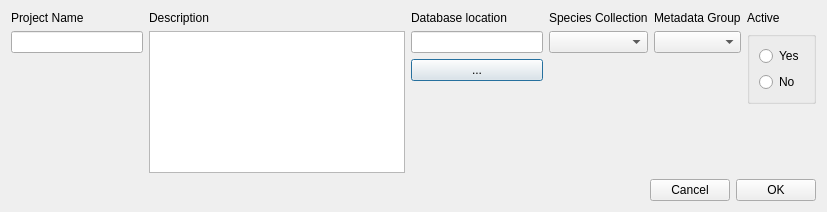
<?xml version="1.0" encoding="UTF-8"?>
<ui version="4.0">
 <class>newProjectDlg</class>
 <widget class="QDialog" name="newProjectDlg">
  <property name="geometry">
   <rect>
    <x>0</x>
    <y>0</y>
    <width>827</width>
    <height>212</height>
   </rect>
  </property>
  <property name="windowTitle">
   <string>Create a new project</string>
  </property>
  <layout class="QVBoxLayout" name="verticalLayout_8">
   <item>
    <layout class="QHBoxLayout" name="horizontalLayout">
     <item>
      <layout class="QVBoxLayout" name="verticalLayout">
       <item>
        <widget class="QLabel" name="label">
         <property name="text">
          <string>Project Name</string>
         </property>
        </widget>
       </item>
       <item>
        <widget class="QLineEdit" name="projNameEdit"/>
       </item>
       <item>
        <spacer name="verticalSpacer">
         <property name="orientation">
          <enum>Qt::Vertical</enum>
         </property>
         <property name="sizeHint" stdset="0">
          <size>
           <width>20</width>
           <height>40</height>
          </size>
         </property>
        </spacer>
       </item>
      </layout>
     </item>
     <item>
      <layout class="QVBoxLayout" name="verticalLayout_2">
       <item>
        <widget class="QLabel" name="label_2">
         <property name="text">
          <string>Description</string>
         </property>
        </widget>
       </item>
       <item>
        <widget class="QPlainTextEdit" name="descEdit"/>
       </item>
      </layout>
     </item>
     <item>
      <layout class="QVBoxLayout" name="verticalLayout_5">
       <item>
        <widget class="QLabel" name="label_5">
         <property name="text">
          <string>Database location</string>
         </property>
        </widget>
       </item>
       <item>
        <widget class="QLineEdit" name="dbLocEdit"/>
       </item>
       <item>
        <widget class="QPushButton" name="findPathBtn">
         <property name="text">
          <string>...</string>
         </property>
        </widget>
       </item>
       <item>
        <spacer name="verticalSpacer_4">
         <property name="orientation">
          <enum>Qt::Vertical</enum>
         </property>
         <property name="sizeHint" stdset="0">
          <size>
           <width>20</width>
           <height>40</height>
          </size>
         </property>
        </spacer>
       </item>
      </layout>
     </item>
     <item>
      <layout class="QVBoxLayout" name="verticalLayout_3">
       <item>
        <widget class="QLabel" name="label_3">
         <property name="text">
          <string>Species Collection</string>
         </property>
        </widget>
       </item>
       <item>
        <widget class="QComboBox" name="speciesBox"/>
       </item>
       <item>
        <spacer name="verticalSpacer_2">
         <property name="orientation">
          <enum>Qt::Vertical</enum>
         </property>
         <property name="sizeHint" stdset="0">
          <size>
           <width>20</width>
           <height>40</height>
          </size>
         </property>
        </spacer>
       </item>
      </layout>
     </item>
     <item>
      <layout class="QVBoxLayout" name="verticalLayout_4">
       <item>
        <widget class="QLabel" name="label_4">
         <property name="text">
          <string>Metadata Group</string>
         </property>
        </widget>
       </item>
       <item>
        <widget class="QComboBox" name="metadataBox"/>
       </item>
       <item>
        <spacer name="verticalSpacer_3">
         <property name="orientation">
          <enum>Qt::Vertical</enum>
         </property>
         <property name="sizeHint" stdset="0">
          <size>
           <width>20</width>
           <height>40</height>
          </size>
         </property>
        </spacer>
       </item>
      </layout>
     </item>
     <item>
      <layout class="QVBoxLayout" name="verticalLayout_6">
       <item>
        <widget class="QLabel" name="label_6">
         <property name="text">
          <string>Active</string>
         </property>
        </widget>
       </item>
       <item>
        <widget class="QGroupBox" name="groupBox">
         <property name="title">
          <string/>
         </property>
         <layout class="QVBoxLayout" name="verticalLayout_7">
          <item>
           <widget class="QRadioButton" name="yesRadio">
            <property name="text">
             <string>Yes</string>
            </property>
           </widget>
          </item>
          <item>
           <widget class="QRadioButton" name="noRadio">
            <property name="text">
             <string>No</string>
            </property>
           </widget>
          </item>
         </layout>
        </widget>
       </item>
       <item>
        <spacer name="verticalSpacer_5">
         <property name="orientation">
          <enum>Qt::Vertical</enum>
         </property>
         <property name="sizeHint" stdset="0">
          <size>
           <width>20</width>
           <height>40</height>
          </size>
         </property>
        </spacer>
       </item>
      </layout>
     </item>
    </layout>
   </item>
   <item>
    <layout class="QHBoxLayout" name="horizontalLayout_2">
     <item>
      <spacer name="horizontalSpacer">
       <property name="orientation">
        <enum>Qt::Horizontal</enum>
       </property>
       <property name="sizeHint" stdset="0">
        <size>
         <width>40</width>
         <height>20</height>
        </size>
       </property>
      </spacer>
     </item>
     <item>
      <widget class="QPushButton" name="cancelBtn">
       <property name="text">
        <string>Cancel</string>
       </property>
      </widget>
     </item>
     <item>
      <widget class="QPushButton" name="okBtn">
       <property name="text">
        <string>OK</string>
       </property>
      </widget>
     </item>
    </layout>
   </item>
  </layout>
 </widget>
 <resources/>
 <connections/>
</ui>
